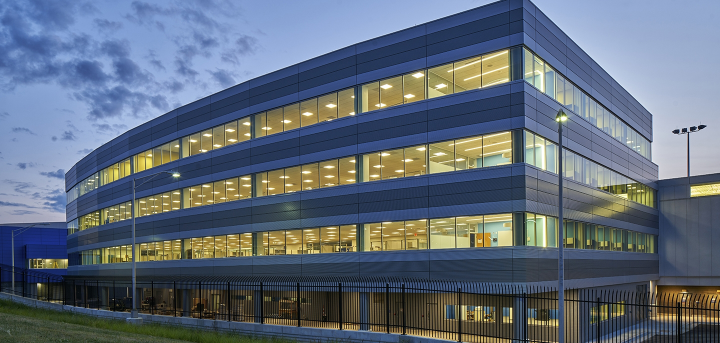
#> input picture In Class/Building01.jpg, 1440 x 686 px (shown at 1/2 size)
$ python detectFeatures02.py   (Python 2 division)
#> lines starting #> are read from the running program, lines starting #| are printed output that depends on the picture; after the words box and inside, x2 and y2 are one past the last pixel; in counts of white or black regions, pixels touching at a corner belong together
#!/usr/bin/env python

import sys
sys.path.append("/opt/ros/kinetic/lib/python2.7/dist-packages")
import cv2
import numpy as np


filename = 'Building01.jpg'
def main():
    image = cv2.imread(filename)
#> image is the input picture: shape (686, 1440, 3); mean B, G, R 121.5, 107.3, 96.2
    if image is None:
      print 'Unable to open file ', filename
      return
    #print image.shape

    cents = [(904,69),
             (1019,96),
            (726,332)]

    offset = 1
    k=.04
    thresh=2000000
    height = image.shape[0]
#> height = 686
    width = image.shape[1]
#> width = 1440


    Kx = np.array([[-1, 0, 1], [-2, 0, 2], [-1, 0, 1]], np.float32)
    Ky = np.array([[1, 2, 1], [0, 0, 0], [-1, -2, -1]], np.float32)

    Ix = cv2.filter2D(image, -1, Kx)
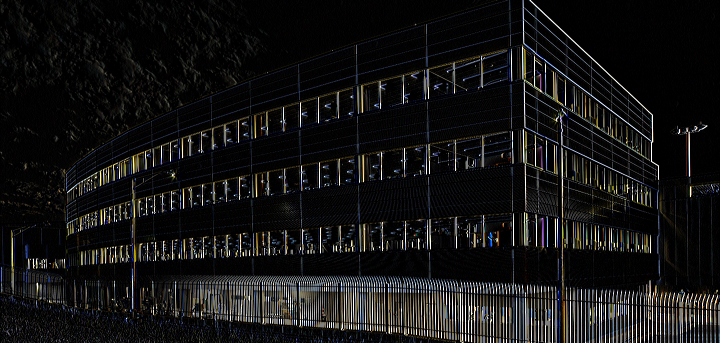
#> Ix: shape (686, 1440, 3) (shown at 1/2 size); mean B, G, R 19.8, 20.1, 20.3
    Iy = cv2.filter2D(image,-1, Ky)
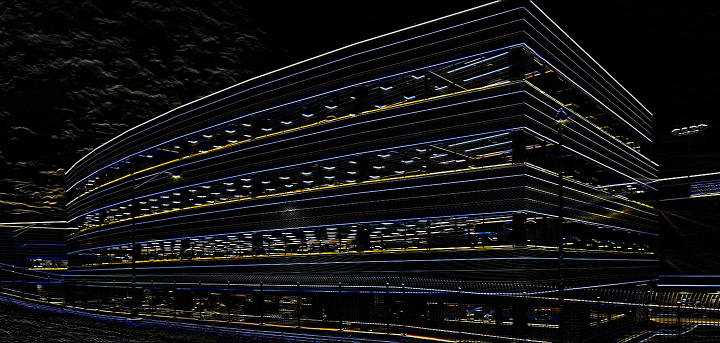
#> Iy: shape (686, 1440, 3) (shown at 1/2 size); mean B, G, R 18.6, 17.6, 17.4

    Ixx=np.multiply(Ix,Ix)
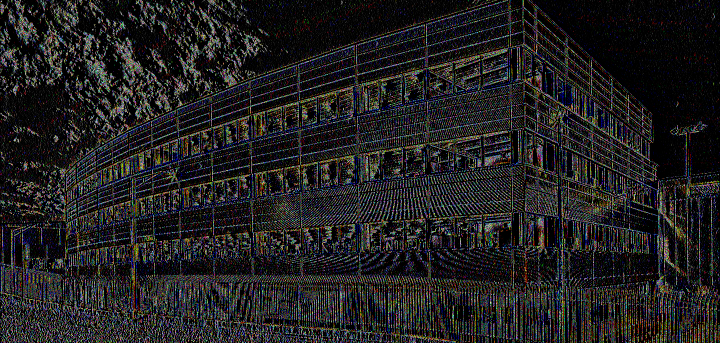
#> Ixx: shape (686, 1440, 3) (shown at 1/2 size); mean B, G, R 32.6, 32.1, 33
    Iyy=np.multiply(Iy,Iy)
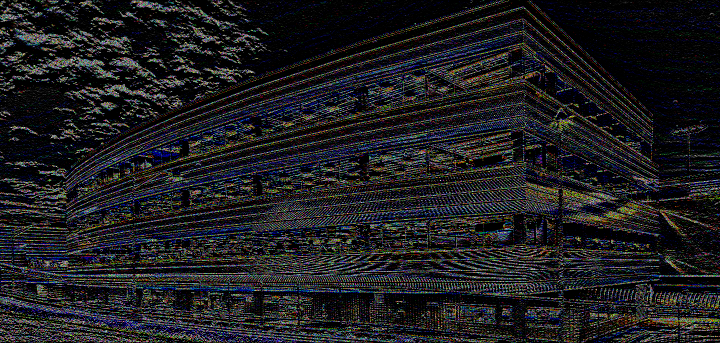
#> Iyy: shape (686, 1440, 3) (shown at 1/2 size); mean B, G, R 32.2, 29.6, 29.5
    Ixy=np.multiply(Ix,Iy)
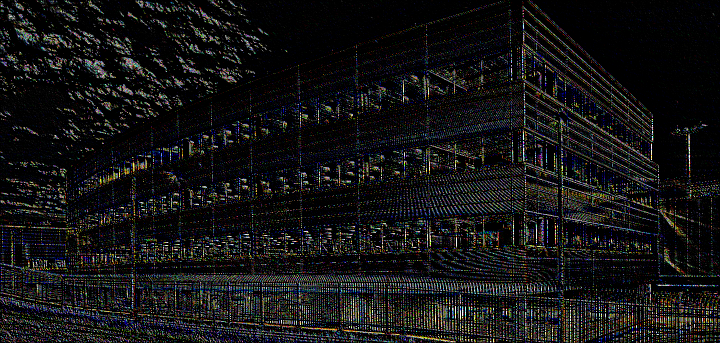
#> Ixy: shape (686, 1440, 3) (shown at 1/2 size); mean B, G, R 20.4, 19.9, 20
    #Find determinant and trace, use to get corner response
    for y in range(offset, height-offset):
        for x in range(offset, width-offset):
            #Calculate sum of squares
            windowIxx = Ixx[y-offset:y+offset+1, x-offset:x+offset+1]
            windowIxy = Ixy[y-offset:y+offset+1, x-offset:x+offset+1]
            windowIyy = Iyy[y-offset:y+offset+1, x-offset:x+offset+1]
            Sxx = windowIxx.sum()
            Sxy = windowIxy.sum()
            Syy = windowIyy.sum()
            det = (Sxx * Syy) - (Sxy**2)
            trace = Sxx + Syy
            r = det - k*(trace**2)

                #If corner response is over threshold, color the point and add to corner list
            if r > thresh:
                image[y,x]=(0,0,255)
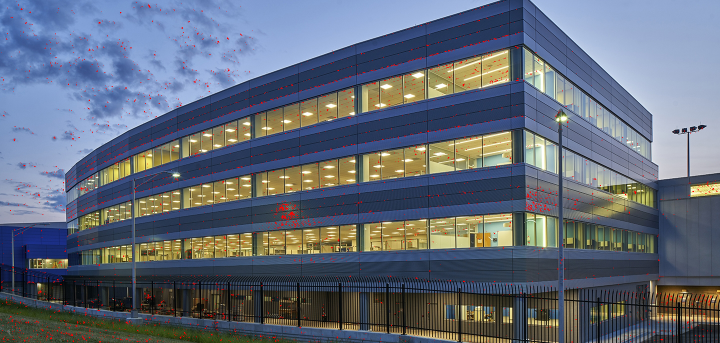
#> image: shape (686, 1440, 3) (shown at 1/2 size); 1.02% of pixels changed, all inside (x1, y1, x2, y2) = (1, 2, 1438, 685)


    cv2.namedWindow('Highlights', cv2.WINDOW_NORMAL)
    cv2.imshow('Highlights',image)

    cv2.waitKey(0)

    cv2.destroyAllWindows()


if __name__ == '__main__':
    main()
